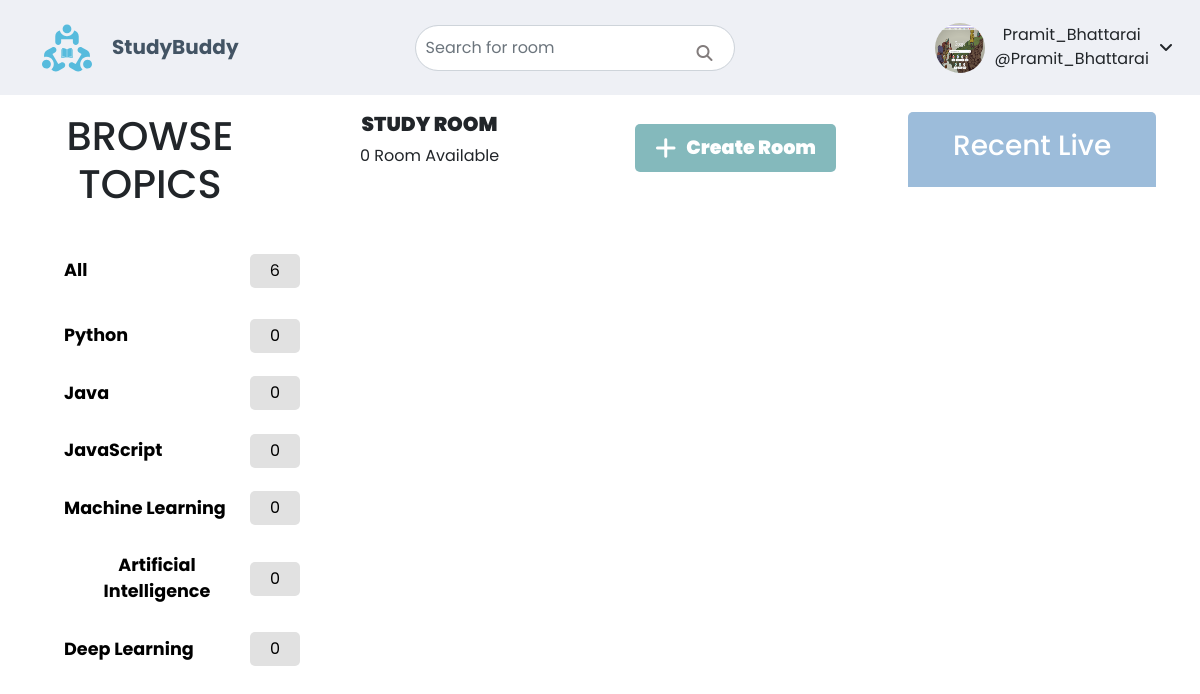
The app's page / (signed in) with its own data.
### Base/models.py (models this page shows)
class CustomUser(AbstractUser):
    name = models.CharField(max_length=100, null=True)
    email = models.EmailField(null=True, unique=True)
    avatar = models.ImageField(null=True, blank=True, default='default.png')
    USERNAME_FIELD = 'email'
    REQUIRED_FIELDS = []

class Topic(models.Model):
    name = models.CharField(max_length=100, null= True)
    def __str__(self):
        return self.name

### Base/views.py (the view)
# urls.py: path('', views.Home_Page, name = "home-page"),
@login_required(login_url='/login/')
def Home_Page(request):
    q = request.GET.get('q')
    print(q)
    if q == None:
        q = ''
    topics = Topic.objects.all()
    rooms = Video.objects.filter(
         Q(room_id__topic__name__icontains = q)|
        Q(room_id__name__icontains = q)|
        Q(room_id__description__icontains = q)
    )
    liveRoom = Room.objects.filter(isLive=True)
    print(liveRoom)
    context = {
        'rooms': rooms,
        'topics': topics,
        'liveRoom': liveRoom,
    }
    return render(request, 'home-page.html', context)

### Base/templates/home-page.html (shortened to what this page needs)
{% extends 'Main.html' %}
{% block content %}
{% load static %}
<link rel="stylesheet" href="{% static 'styles/home-page.css' %}">
  <div class="container-fluid mt-6 home-container">
    <div class="row mt-4">
      <div class="col-lg-3 first-section text-center">
        <h1>BROWSE TOPICS</h1>
        <div class="topics mt-4">
          <a href="{% url 'home-page' %}">
            <div class="topics-body mb-2">
              <p>All</p>
              <div class="number-section">
                {{topics.count}}
              </div>
            </div>
          </a>
          {% for topic in topics %}
          <a href="{% url 'home-page' %}?q={{topic.name}}">
            <div class="topics-body">
              <p>{{topic}}</p>
              <div class="number-section">
                {{topic.room_set.all.count}}
              </div>
            </div>
          </a>
          {% endfor %}
        </div>
      </div>
      <div class="col-lg-5 ms-5 middle-section">
        <div class="row">
          <div class="col d-flex body-top justify-content-between">
            <div class="middle-header1">
              <h5>STUDY ROOM</h5>
              <p>{{rooms.count}} Room Available</p>
            </div>
            <a href="{% url 'create_room' %}" class="create-btn">
              <i class="fa-solid fa-plus"></i>
              Create Room
            </a>
          </div>
        </div>
      </div>
      <div class="col-lg-3 ms-5 third-section text-center">
        <div class="third-body w-90">
          <div class="third-header mb-3">
            <h3>Recent Live</h3>
          </div>
        </div>
      </div>
    </div>
    </div>
{% endblock %}

### templates/Main.html (shortened to what this page needs)
<!doctype html>
{% load static %}
<html lang="en">
  <head>
    <link href="https://cdn.jsdelivr.net/npm/bootstrap@5.1.3/dist/css/bootstrap.min.css" rel="stylesheet">
    <link rel="stylesheet" href="https://cdnjs.cloudflare.com/ajax/libs/font-awesome/6.1.1/css/all.min.css" />
  </head>
  <body>
      {% include 'navbar.html' %}
      {% block content %}
      {% endblock %}
  </body>
</html>

### templates/navbar.html (shortened to what this page needs)
<!DOCTYPE html>
{% load static %}
<html lang="en">
<head>
    <link rel="stylesheet" href="{% static 'styles/navbar.css' %}">
</head>
<body>
    <header>
        <nav class="navbar navbar-expand-lg navbar">
            <div class="container">
              <a class="navbar-brand logo" href="{% url 'home-page' %}"><img class="logo-img" src="{% static 'Images/logo.svg' %}" alt="">StudyBuddy</a>
              <form class="search-form" action="{% url 'home-page' %}">
                <input class="form-control me-2 " name="q" type="search" placeholder="Search for room" aria-label="Search">
                <i class="fa-solid fa-magnifying-glass"></i>
              </form>
              <div class="collapse navbar-collapse" id="navbarSupportedContent">
                {% if request.user.is_authenticated %}
                <div class="profile-image">
                  <img src="{{request.user.avatar.url}}" alt="">
                </div>
                <p>{{request.user.username}} <br> @{{request.user.username}}</p>
                <i class="fa-solid fa-angle-down" id="icon"></i>
                {% endif %}
              </div>
            </div>
        </nav>
      </header>
</body>
</html>

### static/styles/navbar.css (style rules this page uses)
* { margin: 0; padding: 0; }
body { font-family: 'Poppins', sans-serif; }
header { width: 100%; position: fixed; top: 0; z-index: 600000; }
nav { background-color: #EEF0F5; position: fixed; top: 0; }
.logo { text-align: center; align-items: center; color: #435464; font-weight: bold; }
.logo img { margin-right: 20px; }
.logo-img { width: 50px; height: 50px; }
.collapse { float: right; margin-left: 12rem; display: flex; text-align: center; position: relative; }
.search-form { border-radius: 10px; margin-left: 10rem; position: relative; align-items: center; border: none; outline: none; }
.search-form i { position: absolute; right: 30px; bottom: 10px; color: #827C7C; }
.search-form input { border-radius: 30px; width: 20rem; padding: 10px; }
.profile-image { width: 50px; height: 50px; border-radius: 50%; object-fit: cover; object-position: center; }
.profile-image img { width:50px; height: 50px; border-radius: 50%; }
.collapse p { margin-left: 10px; margin-top: 15px; }
.collapse i { margin-left: 10px; }
a { text-decoration: none; }

### static/styles/home-page.css (style rules this page uses)
body { font-family: 'Poppins', sans-serif; margin: 0; padding: 0; height: 100vh; overflow: hidden; }
* { margin: 0; padding: 0; }
.home-container { margin-top: 7rem; }
.first-section { height: 83vh; overflow: auto; }
.middle-section { height: 83vh; overflow: auto; }
.third-section { height: 83vh; overflow: auto; }
.topics { padding: 10px; }
.topics a { text-decoration: none; color: black; }
.topics-body { display: flex; justify-content: space-between; margin: 0px 5px 0 2rem; text-align: center; align-items: center; border-radius: 10px; transition: all 0.5s ease; width: 100%; padding: 0px 10px; }
.topics-body p { font-weight: bold; font-size: 1.1rem; margin-top: 15px; }
.number-section { background: #E1E1E1; padding: 5px 20px; border-radius: 5px; }
.body-top { display: flex; text-align: center; align-items: center; }
.body-top .middle-header1 { text-align: center; }
.body-top .middle-header1 h5 { font-weight: 900; }
.body-top .create-btn { background: #84B9BC; color: white; padding: 10px 20px; border-radius: 5px; text-decoration: none; font-size: 1.2rem; font-weight: 900; display: flex; align-items: center; text-align: center; }
.body-top .create-btn i { margin-right: 10px; font-size: 1.5rem; }
.third-body { width: 90%; border-radius: 5px 5px 0 0; background: #F6F3F3; }
.third-body .third-header { width: 100%; border-radius: 5px 5px 0 0; height: 75px; align-items: center; display: flex; justify-content: center; color: white; font-weight: bolder; background: #9CBCDA; }

### templates/navbar.html (style rules this page uses)
* { margin: 0; padding: 0; }

### records on screen
CustomUser: user.avatar (placeholder picture), user.username "Pramit_Bhattarai"
Topic: name "Python", room_set.all.count "0"
Topic: name "Java", room_set.all.count "0"
Topic: name "JavaScript", room_set.all.count "0"
Topic: name "Machine Learning", room_set.all.count "0"
Topic: name "Artificial Intelligence", room_set.all.count "0"
Topic: name "Deep Learning", room_set.all.count "0"

### other values on screen
{{ topics.count }} "6"
{{ rooms.count }} "0"
